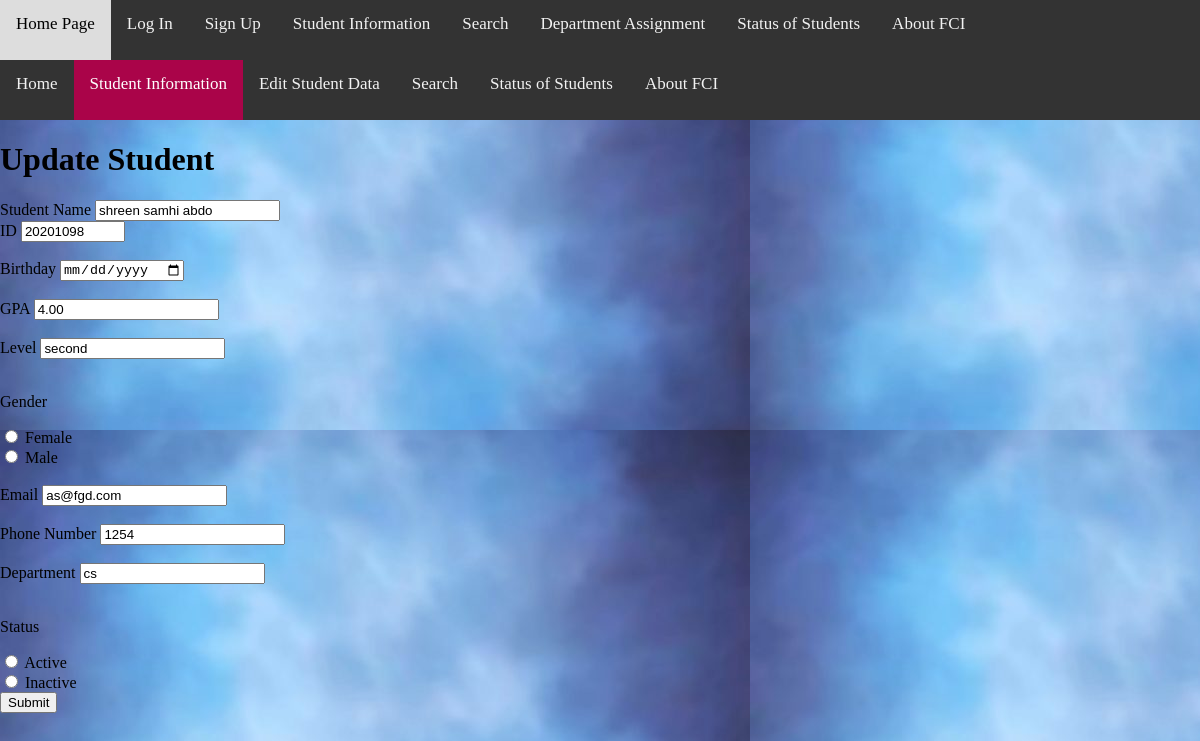
The app's page /update/18 with its own data.
### student/models.py (models this page shows, shortened)
class student(models.Model):
    GENDER_CHOICES = (
        ('M', 'Male'),
        ('F', 'Female'),
    )
    GENDER_CHOICE = (
        ('A', 'Active'),
        ('I', 'Inactive'),
    )
    studentname = models.CharField(max_length=100)
    studentid = models.IntegerField(max_length=8)
    birthday = models.DateField()
    gpa = models.DecimalField(max_digits=3,decimal_places=2)
    level = models.CharField(max_length=10)
    gender = models.CharField(max_length=1, choices=GENDER_CHOICES, null=True)
    email = models.EmailField(max_length=50)
    phonenumber = models.IntegerField(max_length=11)
    department = models.CharField(max_length=50)
    status = models.CharField(max_length=1, choices=GENDER_CHOICE, null=True)
    class Meta:
        ordering=['studentname']

### student/views.py (the view)
# urls.py: path('update/<int:id>', views.update, name='update'),
def update(request, id):
    mystudent = student.objects.get(id=id)
    return render(request,'student/update.html',{'mystudent':mystudent})

### templates/student/update.html (shortened to what this page needs)
{% include 'base.html' %}
{% load static %}
{% block content %}
<!DOCTYPE html>
<html>
    <head>
        <link rel="stylesheet" href="{% static 'css/Styleme.css' %}">
    </head>
    <body  class="intro">
        <div class="header">
            <a href="homepage">Home</a>
            <a class="active" href="page1">Student Information</a>
            <a href="page2">Edit Student Data</a>
            <a href="page3">Search</a>
            <a href="page4">Status of Students</a>
            <a href="page5">About FCI</a>
        </div>
        <h1>Update Student</h1>
        <form action="updaterecord/{{ mystudent.id }}" method="post">
        <label for="s">Student Name</label>
               <input id="s" type ="text" name = "studentname" required placeholder="Enter your name" value="{{mystudent.studentname}}">
           <br>
           <div>
            <label for="i">ID</label>
            <input id="i" type ="number" name = "studentid" required placeholder="Enter your ID" min="2020" max="20201999" value="{{mystudent.studentid}}">
        </div>
        <br>
        <div>
            <label for="b">Birthday</label>
            <input id="b" type ="date" name = "birthday" required placeholder="Enter your birthday" value="{{mystudent.birthday}}">
        </div>
        <br>
        <div>
            <label for="g">GPA</label>
            <input id="g" type ="number" name = "gpa" required placeholder="Enter your gpa" value="{{mystudent.gpa}}">
        </div>
        <br>
        <div>
            <label for="l">Level</label>
            <input id="l" type ="text" name = "level" required placeholder="Enter your level" value="{{mystudent.level}}">
        </div>
        <br>
        <div>
            <p>Gender</p>
            <div>
                <input id="f" type ="radio" name="gender" value="{{mystudent.gender}}">
                <label for="f">Female</label>
            </div>
            <div>
                <input id="m" type ="radio" name="gender" value="{{mystudent.gender}}">
                <label for="m">Male</label>
            </div>
        </div>
        <br>
        <div>
            <label for="E">Email</label>
            <input ID="E" type ="email" name = "email" required placeholder="Enter your email" value="{{mystudent.email}}">
        </div>
        <br>
        <div>
            <label for="n">Phone Number</label>
            <input id="n" type ="tel" name = "phonenumber" required placeholder="Enter your phone number" value="{{mystudent.phonenumber}}">
        </div>
        <br>
        <div>
            <label for="t">Department</label>
            <input id="t" type ="text" name = "department" required placeholder="Enter your department" value="{{mystudent.department}}">
        </div>
        <br>
        <div>
            <p>Status</p>
            <div>
                <input id="a" type ="radio" name="status" value="{{mystudent.status}}">
                <label for="a">Active</label>
            </div>
            <div>
                <input id="in" type ="radio" name="status" value="{{mystudent.status}}">
                <label for="in">Inactive</label>
            </div>
        </div>
        <input type="submit" value="Submit">
        </form>
    </body>
</html>
{% endblock content %}

### web/static/css/Styleme.css (style rules this page uses)
* { box-sizing: border-box; }
body { margin: 0; font-family: 'Times New Roman', Times, serif; background-image: url("/static/image/name.jpg "); }
.header { overflow: hidden; background-color: #333; }
.header a { float: left; color: #f2f2f2; text-align: center; padding: 14px 16px; text-decoration: none; font-size: 17px; }
.header a.active { background-color: #aa0449; color: white; }

### templates/base.html (style rules this page uses)
body { margin: 0; font-family: 'Times New Roman', Times, serif; background-image: url("/static/image/name.jpg "); }
.header { overflow: hidden; background-color: #333; height: 60px; }
.header a { float: left; color: #f2f2f2; text-align: center; padding: 14px 16px; text-decoration: none; font-size: 17px; height: 60px; }
.header a.active { background-color: #aa0449; color: white; }
* { box-sizing: border-box; }

### records on screen
student: studentname "shreen samhi abdo", studentid "20201098", gpa "4.00", level "second", email "as@fgd.com", phonenumber "1254", department "cs"
